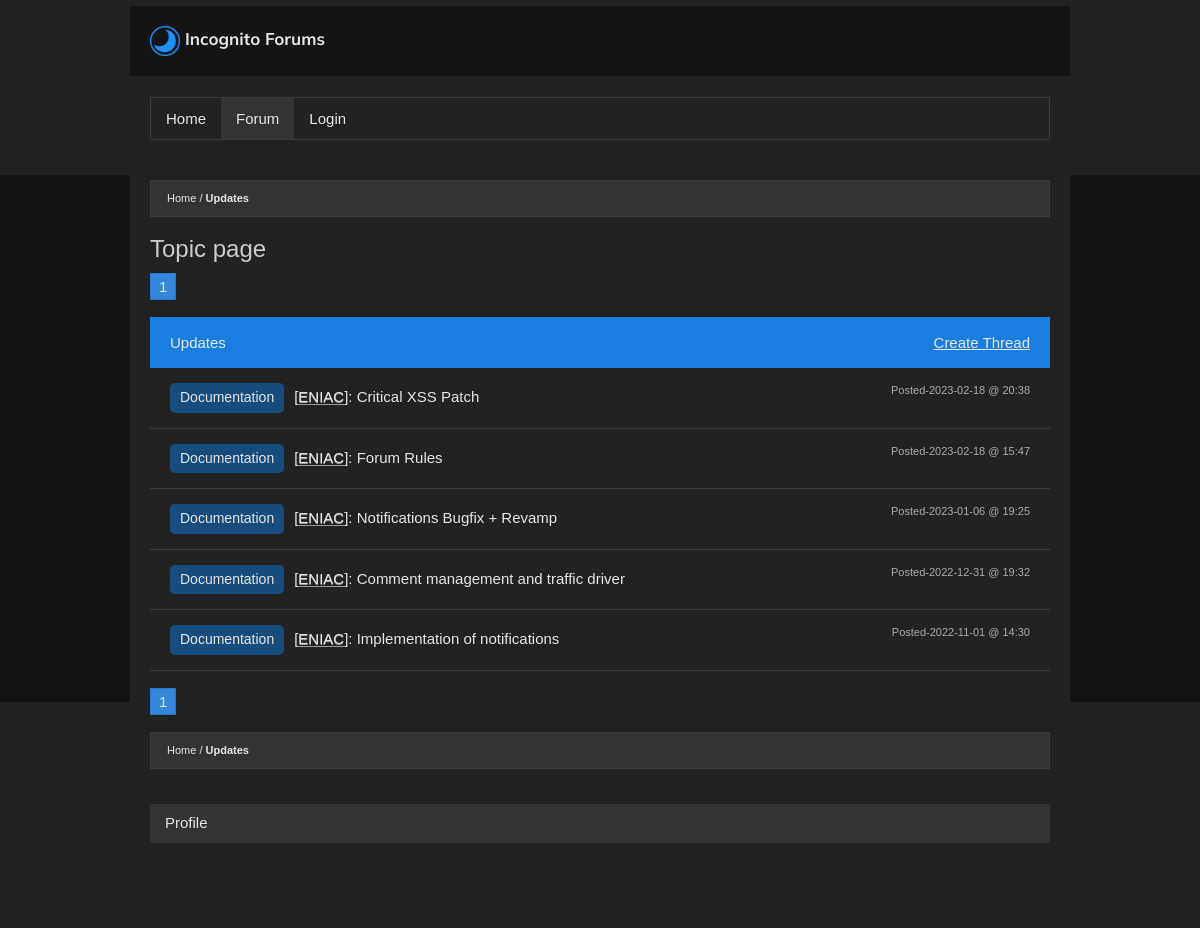
The app's page /sub/updates, older data.
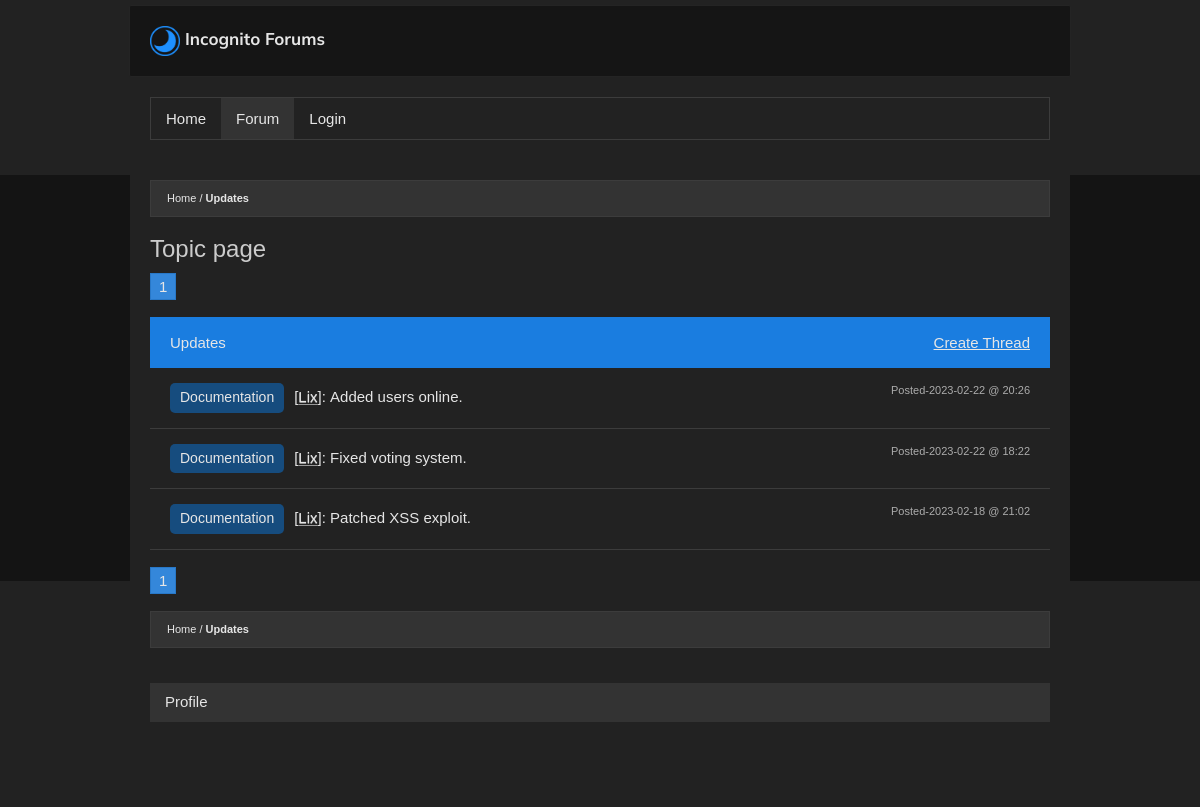
The same page, newer data.
### main.py (models this page shows, shortened)
class Subtopic(db.Model):
  id = db.Column(db.Integer, primary_key=True)
  name = db.Column(db.String(200), nullable=False)
  m_url = db.Column(db.String(60), unique=True, nullable=False)
  posts = db.relationship('Post', backref='subtopic', lazy=True)
  m_topic = db.Column(db.Integer, db.ForeignKey('topic.id'), nullable=False)
  adminTopic = db.Column(db.Boolean(), nullable=False, default=False)

class Post(db.Model):
  id = db.Column(db.Integer, primary_key=True)
  title = db.Column(db.String(200), nullable=False)
  content = db.Column(db.String(3000), nullable=False)
  author_id = db.Column(db.Integer, db.ForeignKey('user.id'), nullable=False)
  author = db.relationship(lambda: User,
                           uselist=False,
                           overlaps='post,user',
                           viewonly=True)
  created_on = db.Column(db.DateTime,
                         nullable=False,
                         default=datetime.utcnow,
                         index=True)
  replies = db.relationship('Comment', backref='post', lazy=True)
  msubtopic = db.Column(db.Integer,
                        db.ForeignKey('subtopic.id'),
                        nullable=False)
  sub = db.relationship(lambda: Subtopic,
                        uselist=False,
                        overlaps='post,subtopic',
                        viewonly=True)
  uuid = db.Column(db.String(40), default=tools.CreateUUID())
  mtag = db.Column(db.Integer, db.ForeignKey('tags.id'), nullable=True)
  tag = db.relationship(lambda: Tags,
                        uselist=False,
                        overlaps='post,tags',
                        viewonly=True)
  anon = db.Column(db.Boolean(), nullable=False, default=False)
  edited_time = db.Column(db.DateTime,
                         nullable=True)
  votes = db.relationship('ContentVote', backref='post', lazy=True)

class Tags(db.Model):
  id = db.Column(db.Integer, primary_key=True)
  name = db.Column(db.String(200), nullable=False)
  posts = db.relationship('Post', backref='tags', lazy=True)
  admin_only = db.Column(db.Boolean(), nullable=False, default=False)

class User(UserMixin, db.Model):
  id = db.Column(db.Integer, primary_key=True)
  username = db.Column(db.String(80), nullable=False, unique=True)
  description = db.Column(db.String(500), nullable=True)
  email = db.Column(db.String(60), nullable=True, unique=True)
  password = db.Column(db.String(600), nullable=False)
  confirmed = db.Column(db.Boolean(), nullable=False, default=False)
  registered_on = db.Column(db.DateTime,
                            nullable=False,
                            default=datetime.utcnow)
  profile_pic = db.Column(db.String(), default="default.png")
  role = db.Column(db.String(150), default="Commenter")
  admin = db.Column(db.Boolean(), nullable=False, default=False)
  posts = db.relationship('Post', backref='user', lazy=True)
  comments = db.relationship('Comment', backref='user', lazy=True)
  elo = db.Column(db.Integer, default=500)
  following = db.relationship('User',
                              secondary=followers,
                              backref=db.backref('followers', lazy='dynamic'),
                              primaryjoin=(followers.c.follower_id == id),
                              secondaryjoin=(followers.c.followed_id == id),
                              lazy='dynamic')
  notifications = db.relationship('Notification', backref='user', lazy=True)
  last_active = db.Column(db.DateTime,
                            nullable=True,
                            default=datetime.utcnow)
  liked = db.relationship(
    'ContentVote',
    foreign_keys='ContentVote.user_id',
    backref='user', lazy='dynamic')

### main.py (the view)
@app.route('/sub/<murl>')
def topic(murl):
  page = request.args.get('page', 1, type=int)
  sub = Subtopic.query.filter_by(m_url=murl).first_or_404()
  posts = Post.query.order_by(Post.created_on.desc()).filter_by(
    msubtopic=sub.id).paginate(page=page, per_page=10, error_out=False)
  return render_template("topic.html", sub=sub, posts=posts)

### main.py (called while the page is built)
@app.before_request
def updateLastActive():
  if not current_user.is_authenticated: return
  global currently_online
  current_user.last_active = datetime.utcnow()
  appendOnline(current_user)
  db.session.commit()

### tools.py (called while the page is built, shortened)
def days_between(d1):
    if d1 == None: return "n.d"
    d2 = datetime.datetime.utcnow()
    secs = (d2 - d1).total_seconds()
    mins = math.floor(secs / 60)
    hours = math.floor(mins / 60)
    days = math.floor(hours / 24)
    months = math.floor(days / 30)
    years = math.floor(months / 12)
    if abs(mins) < 6:
        return "Currently online"
    if abs(hours) < 1:
        return 'Active ' + str(round(mins)) + ' minute(s) ago'
    if abs(days) < 1:
        return 'Active ' + str(round(hours)) + ' hour(s)'

### templates/topic.html (shortened to what this page needs)
{% extends 'base.html' %}
{% set active_page = 'forum' %}
{% block main %}
  <ul class="bread">
    <li><a href="{{ url_for('mserve') }}">Home</a></li>
    <li><a href="{{ url_for('topic', murl=sub.m_url) }}" class="bold">{{ sub.name }}</a></li>
  </ul>
  <div class="title"><h1>Topic page</h1></div>
  <div class="pages">
    <a href="#" class="activePage">{{ request.args.get('page', 1) }}</a>
  </div>
  <div class="group">
    <div class="node">
      <h4 class="nodeTitle inline">{{ sub.name }}</h4> <a href="{{ url_for('create', murl=sub.m_url) }}" class="threadcreate">Create Thread</a>
    </div>
    {% for post in posts %}
    {% if not post.anon %}
    <div class="subunit clearfix"><a href="{{url_for('thread', id=post.uuid )}}"><h4 class="elipsis"><div class="badge">{{ post.tag.name }}</div><span class="cname">{{ post.author.username }}</span>{{ post.title|truncate(80)|safe }}</h4></a> <a class="recent" href="{{url_for('thread', id=post.uuid )}}">Posted-<time class="time">{{ post.created_on.strftime('%Y-%m-%d @ %H:%M') }}</time></a></div>
    {% endif %}
    {% endfor %}
  </div>
  <div class="pages">
    <a href="#" class="activePage">{{ request.args.get('page', 1) }}</a>
  </div>
  <ul class="bread">
    <li><a href="{{ url_for('mserve') }}">Home</a></li>
    <li><a href="{{ url_for('topic', murl=sub.m_url) }}" class="bold">{{ sub.name }}</a></li>
  </ul>
</div>
{% endblock %});

Row changes from the older to the newer data that the page shows:
removed Post: tag.name "Documentation", author.username "ENIAC", title "Critical XSS Patch", created_on "2023-02-18 @ 20:38"
removed Post: tag.name "Documentation", author.username "ENIAC", title "Forum Rules", created_on "2023-02-18 @ 15:47"
removed Post: tag.name "Documentation", author.username "ENIAC", title "Notifications Bugfix + Revamp", created_on "2023-01-06 @ 19:25"
removed Post: tag.name "Documentation", author.username "ENIAC", title "Comment management and traffic driver", created_on "2022-12-31 @ 19:32"
changed Post: author.username "ENIAC" → "Lix"; title "Implementation of notifications" → "Added users online."; created_on "2022-11-01 @ 14:30" → "2023-02-22 @ 20:26"
now on this page (row edited): Post: tag.name "Documentation", author.username "Lix", title "Fixed voting system.", created_on "2023-02-22 @ 18:22"
now on this page (row edited): Post: tag.name "Documentation", author.username "Lix", title "Patched XSS exploit.", created_on "2023-02-18 @ 21:02"
